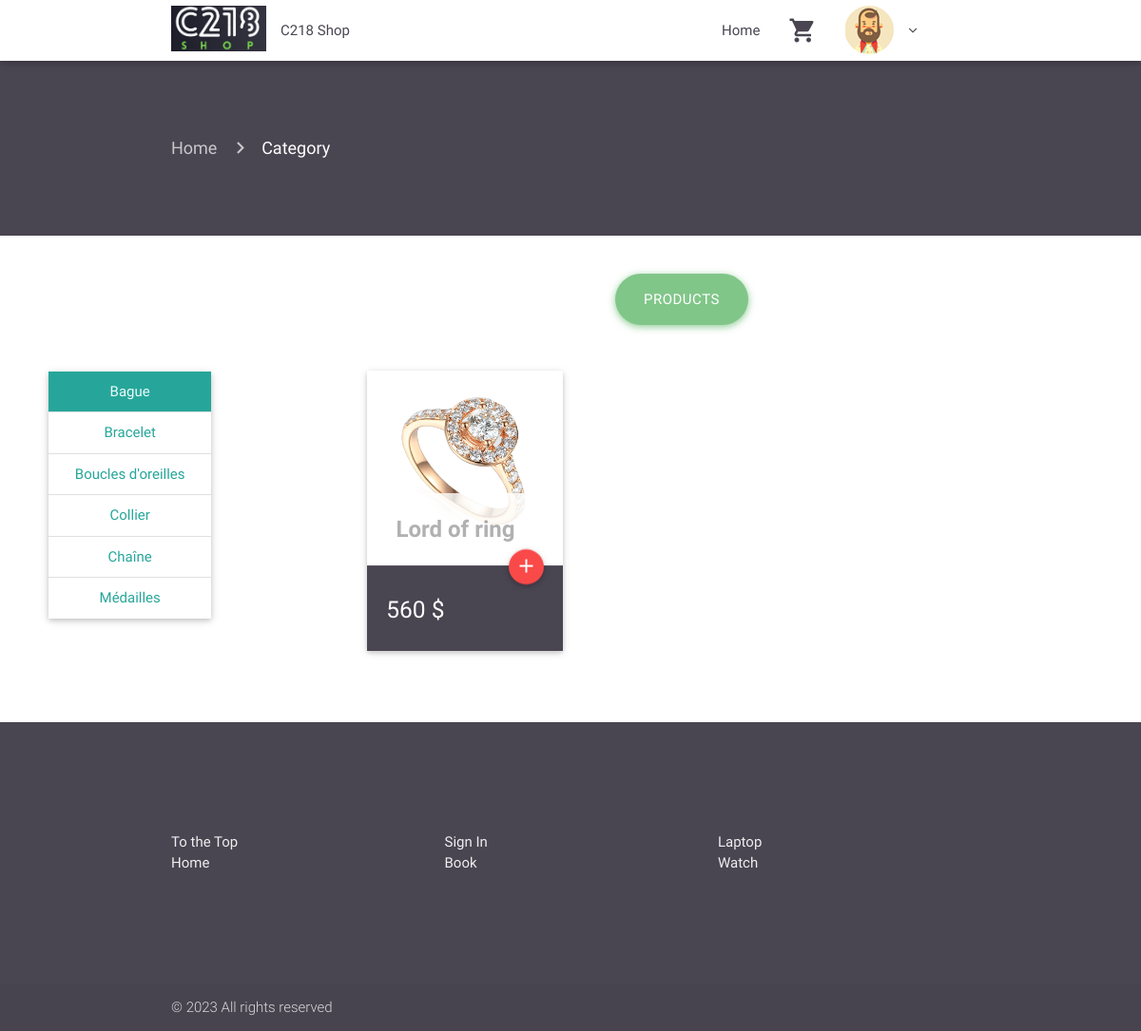
The app's page /category.php?id=1 (signed in) with its own data.
### tables this page shows
CREATE TABLE `category` (
  `id` int(11) NOT NULL,
  `name` varchar(1000) NOT NULL,
  `icon` varchar(1000) NOT NULL
);

CREATE TABLE `product` (
  `id` int(11) NOT NULL,
  `id_category` int(11) NOT NULL,
  `name` varchar(1000) NOT NULL,
  `description` varchar(1000) NOT NULL,
  `price` int(11) NOT NULL,
  `id_picture` int(11) NOT NULL,
  `thumbnail` varchar(1000) NOT NULL,
  `promo` varchar(1000) NOT NULL
);

### category.php (the view, shortened to what this page needs)
<?php
$id_category = $_GET['id'];
require 'includes/header.php';
require $nav; ?>
<div class="container-fluid product-page">
    <div class="container current-page">
        <nav>
            <div class="nav-wrapper">
                <div class="col s12">
                    <a href="index.php" class="breadcrumb">Home</a>
                    <a href="category.php?id=<?= $id_category; ?>" class="breadcrumb">Category</a>
                </div>
            </div>
        </nav>
    </div>
</div>
<div class="container-fluid category-page">
    <div class="row">
        <div class="col s12 m2 center-align cat">
            <div class="collection card">
                <?php
                include 'db.php';
                $querycategory = "SELECT id, name FROM category";
                $total = $connection->query($querycategory);
                if ($total->num_rows > 0) {
                    while ($rowcategory = $total->fetch_assoc()) {
                        $id_categorydb = $rowcategory['id'];
                        $name_category = $rowcategory['name'];
                        ?>
                        <a href="category.php?id=<?= $id_categorydb; ?>"
                           class='collection-item <?php if ($id_categorydb == $id_category) {
                               echo "active";
                           } ?>'><?= $name_category; ?></a>
                    <?php }
                } ?>
            </div>
        </div>
        <div class="col s12 m10 ">
            <div class="container content">
                <div class="center-align">
                    <button class="button-rounded btn-large waves-effect waves-light">Products</button>
                </div>
                <div class="row">
                    <?php
                    $page = isset($_GET['page']) ? (int)$_GET['page'] : 1;
                    $perpage = isset($_GET['per-page']) && $_GET['per-page'] <= 16 ? (int)$_GET['per-page'] : 16;
                    $start = ($page > 1) ? ($page * $perpage) - $perpage : 0;
                    $queryproduct = "SELECT SQL_CALC_FOUND_ROWS id, name, price, id_picture, thumbnail FROM product WHERE id_category = '{$id_category}' ORDER BY id DESC LIMIT {$start}, 16";
                    $result = $connection->query($queryproduct);
                    if ($result->num_rows > 0) {
                        while ($rowproduct = $result->fetch_assoc()) {
                            $id_product = $rowproduct['id'];
                            $name_product = $rowproduct['name'];
                            $price_product = $rowproduct['price'];
                            $thumbnail_product = $rowproduct['thumbnail'];
                            ?>
                            <div class="col s12 m4">
                                <div class="card hoverable animated slideInUp wow">
                                    <div class="card-image">
                                        <a href="product.php?id=<?= $id_product; ?>">
                                            <img src="products/<?= $thumbnail_product; ?>"></a>
                                        <span class="card-title grey-text"><?= $name_product; ?></span>
                                        <a href="product.php?id=<?= $id_product; ?>"
                                           class="btn-floating halfway-fab waves-effect waves-light right"><i
                                                    class="material-icons">add</i></a>
                                    </div>
                                    <div class="card-action">
                                        <div class="container-fluid">
                                            <h5 class="white-text"><?= $price_product; ?> $</h5>
                                        </div>
                                    </div>
                                </div>
                            </div>
                        <?php }
                    } ?>
                </div>
            </div>
        </div>
    </div>
</div>
<?php
require 'includes/secondfooter.php';
require 'includes/footer.php'; ?>

### src/css/style.css (style rules this page uses)
.button-rounded { border-radius: 20px; background-color: #81C689; box-shadow: 0 2px 6px 0 rgba(129, 198, 137, 0.6), 0 2px 10px 0 rgba(129, 198, 137, 0.42); }
.product-page { padding-top: 60px; padding-bottom: 60px; background-color: #494551; }
.product-page nav { background: none; box-shadow: none; }
.category-page { padding-left: 40px; }
.category-page .cat { padding-top: 135px; }
.category-page .content { padding-top: 40px; }
.category-page .content .row { margin-bottom: 40px; }
.category-page .content .button-rounded { border-radius: 45px !important; margin-bottom: 40px; }
.category-page .content .halfway-fab { margin-top: -17px; margin-right: 20px; background-color: #fa4949; }
.category-page .content .card-action { background-color: #494551; }
.collection { border: none; border-radius: 0px !important; }
.material-icons { font-family: 'Material Icons'; font-weight: normal; font-style: normal; font-size: 24px; line-height: 1; letter-spacing: normal; text-transform: none; display: inline-block; white-space: nowrap; word-wrap: normal; direction: ltr; -webkit-font-feature-settings: 'liga'; -webkit-font-smoothing: antialiased; }
.card .card-image span.card-title { font-weight: bolder; background: white; opacity: 0.8; text-align: center; margin-left: 5%; }

### records on screen
category: name "Bague"
category: name "Bracelet"
category: name "Boucles d'oreilles"
category: name "Collier"
category: name "Chaîne"
category: name "Médailles"
product: thumbnail (picture), name "Lord of ring", price "560"

### other values on screen
Date('Y') "2023"
